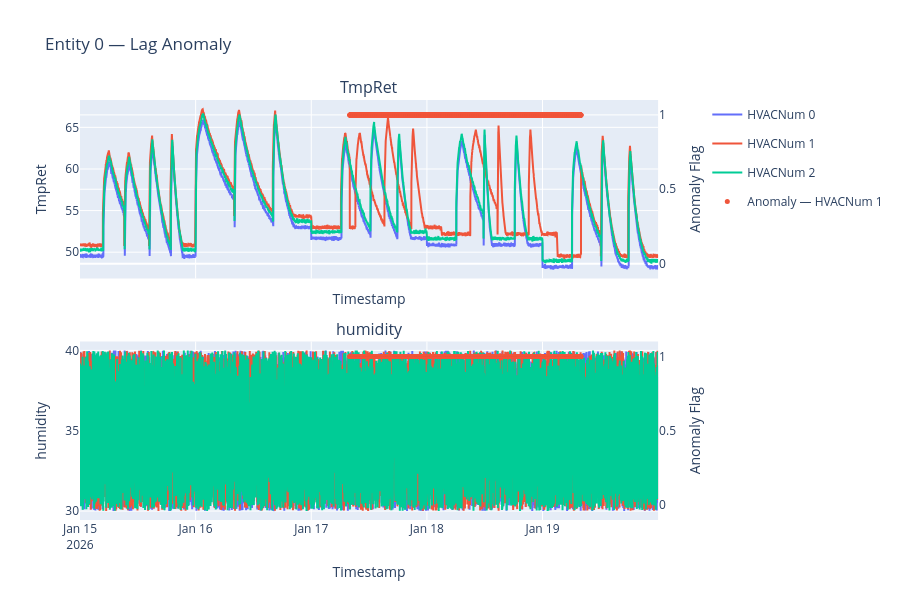

Notebook code cell kept with this figure:
### Code cell
fig = ds.sample_and_visualize_cases(entity_ids=[0])[0]
fig.show()

### Figure 1 — Plotly figure (JSON) as saved in the notebook; plotly's stock layout.template omitted (floating-point values rounded to 4 significant figures; data arrays with more than 128 entries replaced by an {"elided": "..."} marker saying what was removed)
{"data": [{"legendgroup": "sub_0", "line": {"color": "#636EFA"}, "mode": "lines", "name": "HVACNum 0", "showlegend": true, "type": "scatter", "x": {"elided": "7200 str values"}, "xaxis": "x", "y": {"elided": "7200 float values"}, "yaxis": "y"}, {"legendgroup": "sub_1", "line": {"color": "#EF553B"}, "mode": "lines", "name": "HVACNum 1", "showlegend": true, "type": "scatter", "x": {"elided": "7200 str values"}, "xaxis": "x", "y": {"elided": "7200 float values"}, "yaxis": "y"}, {"legendgroup": "sub_2", "line": {"color": "#00CC96"}, "mode": "lines", "name": "HVACNum 2", "showlegend": true, "type": "scatter", "x": {"elided": "7200 str values"}, "xaxis": "x", "y": {"elided": "7200 float values"}, "yaxis": "y"}, {"legendgroup": "anom_sub_0", "marker": {"color": "#636EFA", "size": 5}, "mode": "markers", "name": "Anomaly — HVACNum 0", "showlegend": false, "type": "scatter", "x": [], "xaxis": "x", "y": [], "yaxis": "y2"}, {"legendgroup": "anom_sub_1", "marker": {"color": "#EF553B", "size": 5}, "mode": "markers", "name": "Anomaly — HVACNum 1", "showlegend": true, "type": "scatter", "x": {"elided": "2880 str values"}, "xaxis": "x", "y": {"elided": "2880 int values"}, "yaxis": "y2"}, {"legendgroup": "anom_sub_2", "marker": {"color": "#00CC96", "size": 5}, "mode": "markers", "name": "Anomaly — HVACNum 2", "showlegend": false, "type": "scatter", "x": [], "xaxis": "x", "y": [], "yaxis": "y2"}, {"legendgroup": "sub_0", "line": {"color": "#636EFA"}, "mode": "lines", "name": "HVACNum 0", "showlegend": false, "type": "scatter", "x": {"elided": "7200 str values"}, "xaxis": "x2", "y": {"elided": "7200 float values"}, "yaxis": "y3"}, {"legendgroup": "sub_1", "line": {"color": "#EF553B"}, "mode": "lines", "name": "HVACNum 1", "showlegend": false, "type": "scatter", "x": {"elided": "7200 str values"}, "xaxis": "x2", "y": {"elided": "7200 float values"}, "yaxis": "y3"}, {"legendgroup": "sub_2", "line": {"color": "#00CC96"}, "mode": "lines", "name": "HVACNum 2", "showlegend": false, "type": "scatter", "x": {"elided": "7200 str values"}, "xaxis": "x2", "y": {"elided": "7200 float values"}, "yaxis": "y3"}, {"legendgroup": "anom_sub_0", "marker": {"color": "#636EFA", "size": 5}, "mode": "markers", "name": "Anomaly — HVACNum 0", "showlegend": false, "type": "scatter", "x": [], "xaxis": "x2", "y": [], "yaxis": "y4"}, {"legendgroup": "anom_sub_1", "marker": {"color": "#EF553B", "size": 5}, "mode": "markers", "name": "Anomaly — HVACNum 1", "showlegend": false, "type": "scatter", "x": {"elided": "2880 str values"}, "xaxis": "x2", "y": {"elided": "2880 int values"}, "yaxis": "y4"}, {"legendgroup": "anom_sub_2", "marker": {"color": "#00CC96", "size": 5}, "mode": "markers", "name": "Anomaly — HVACNum 2", "showlegend": false, "type": "scatter", "x": [], "xaxis": "x2", "y": [], "yaxis": "y4"}], "layout": {"annotations": [{"font": {"size": 16}, "showarrow": false, "text": "TmpRet", "x": 0.47, "xanchor": "center", "xref": "paper", "y": 1, "yanchor": "bottom", "yref": "paper"}, {"font": {"size": 16}, "showarrow": false, "text": "humidity", "x": 0.47, "xanchor": "center", "xref": "paper", "y": 0.425, "yanchor": "bottom", "yref": "paper"}], "height": 600, "hovermode": "x unified", "title": {"text": "Entity 0 — Lag Anomaly"}, "xaxis": {"anchor": "y", "domain": [0, 0.94], "matches": "x2", "showticklabels": false, "title": {"text": "Timestamp"}}, "xaxis2": {"anchor": "y3", "domain": [0, 0.94], "title": {"text": "Timestamp"}}, "yaxis": {"anchor": "x", "domain": [0.575, 1], "title": {"text": "TmpRet"}}, "yaxis2": {"anchor": "x", "overlaying": "y", "range": [-0.1, 1.1], "side": "right", "title": {"text": "Anomaly Flag"}}, "yaxis3": {"anchor": "x2", "domain": [0, 0.425], "title": {"text": "humidity"}}, "yaxis4": {"anchor": "x2", "overlaying": "y3", "range": [-0.1, 1.1], "side": "right", "title": {"text": "Anomaly Flag"}}}}
